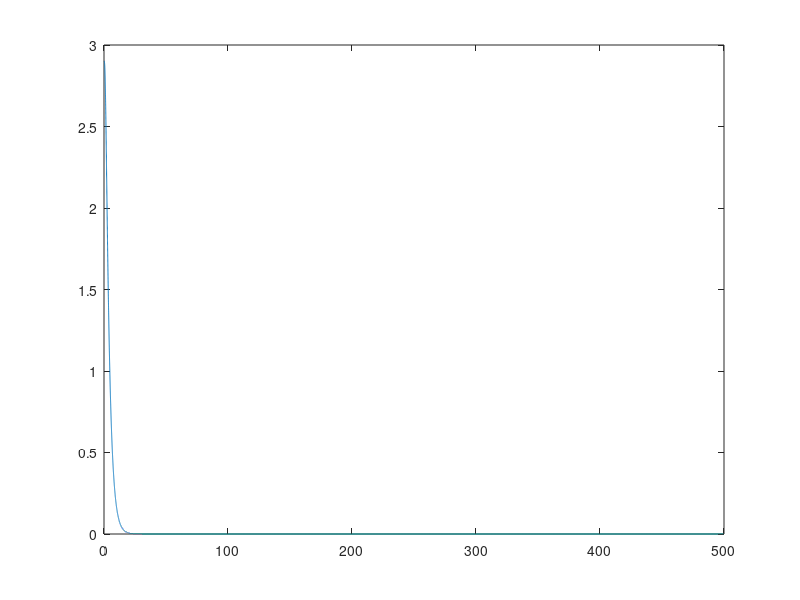
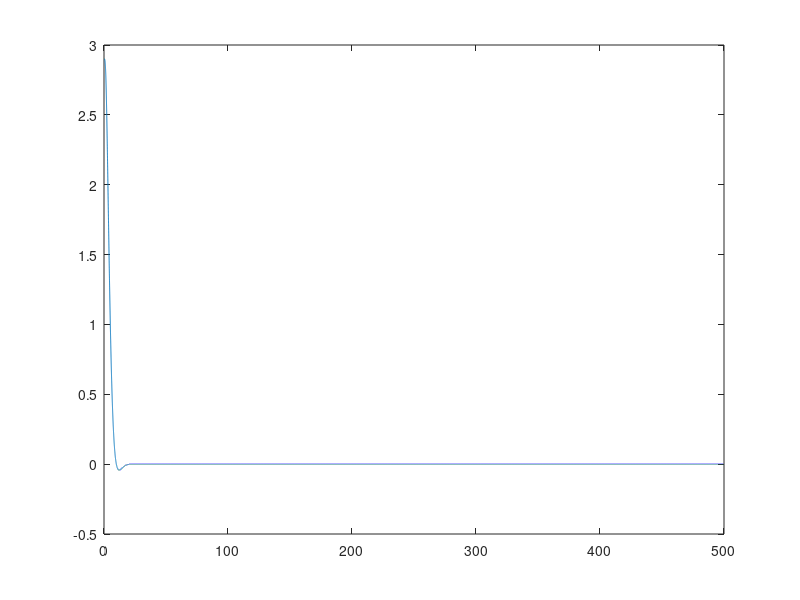

Reproduce these figures in MATLAB, in order.
%Setup
clc
clear

%Constants
s = tf("s")
t = 0:0.01:500
kap = 0.20874 % Change after c
kr = 1.1
taua = 0.5
taupsi = 0.8
%Question a
Hf = kap*(9/(s^2+5*s+9))*(kr/(s*(taua*s+1)))

hclosed = feedback(Hf,1)
%Question b
hclosed2 = feedback(1, Hf)

% Question c

%rltool(Hf) % kap = 0.36564

% Question d
y = step(hclosed2,t)*2.9

plot(t,y)
%y(end) % 4.7007e-14 that is the anwer but in mobius it only accepts 0

%Question e
ARG = 1/(taupsi*s+1)
hclosed3 = feedback(Hf,ARG)

%Question f
hclosed4 = feedback(1,ARG*Hf)

%Question g

%rltool(Hf*ARG) % kap = 0.20874
% Question h
y = step(hclosed4,t)*2.9

figure(2)
plot(t,y)
y(end) % 1.8030e-14 that is the anwer but in mobius it only accepts 0







